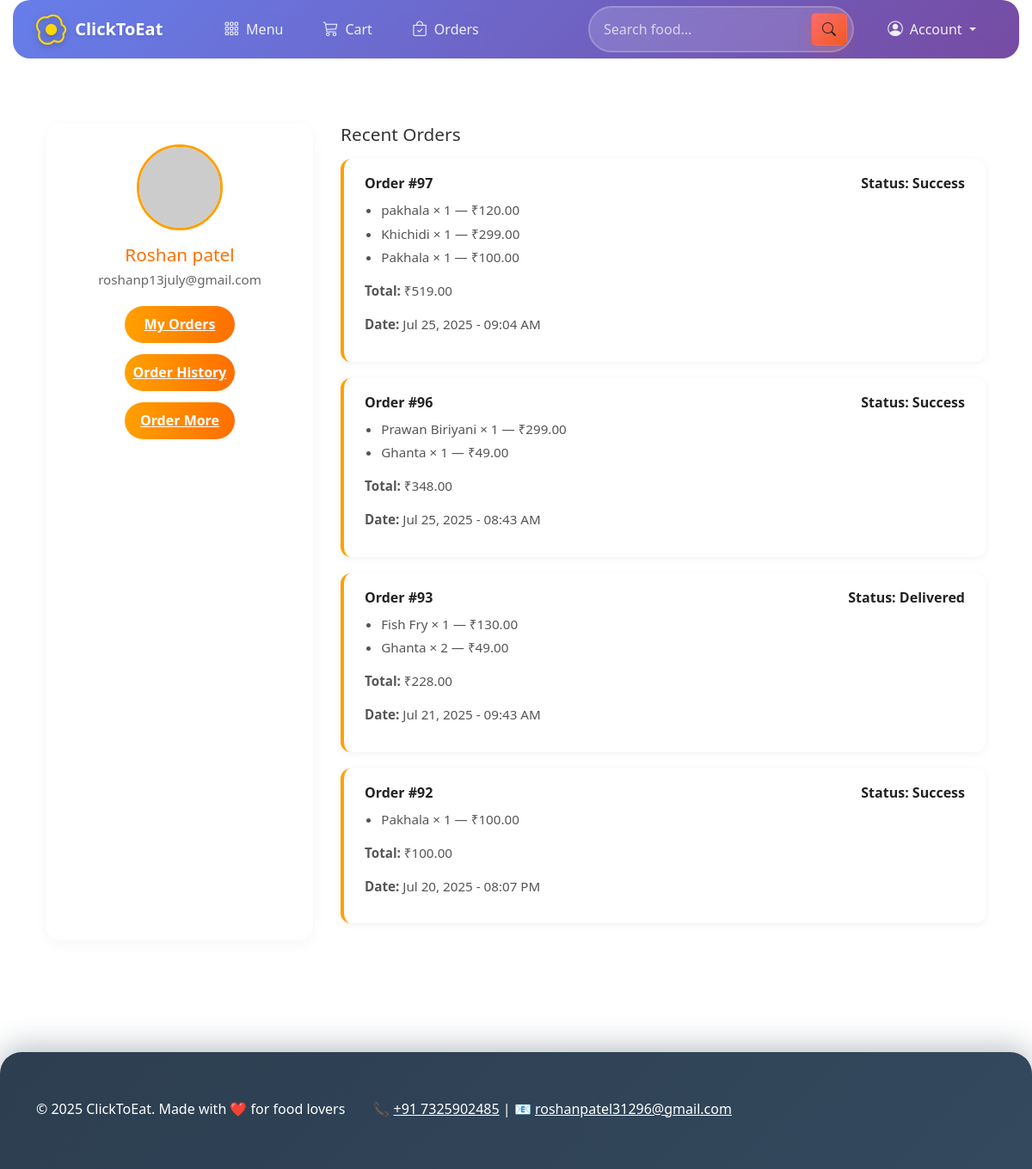
Before: /profile/ (signed in) with the older database file.
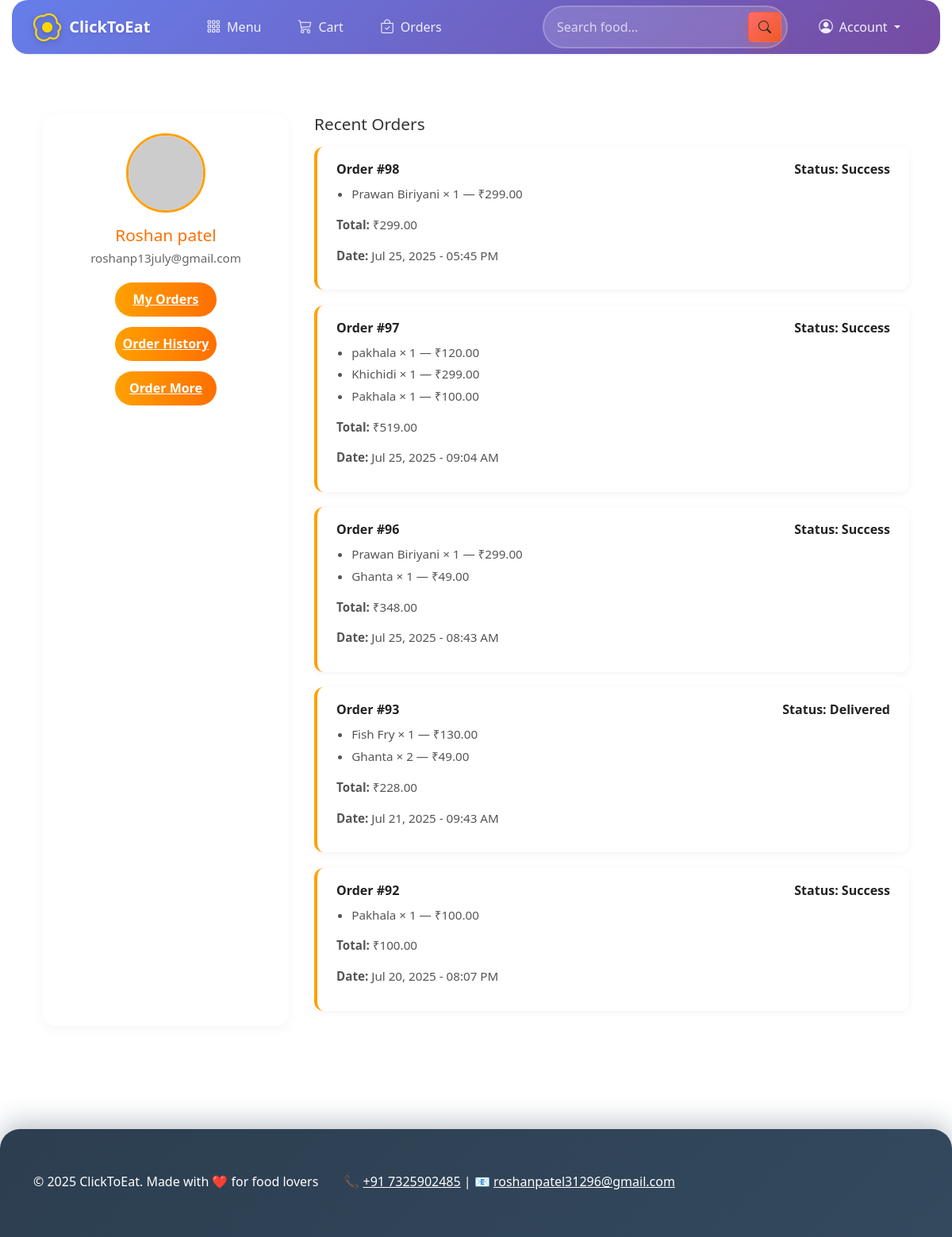
After: the same page with the newer database file.
### foodapp/models.py (models this page shows, shortened)
class Order(models.Model):
    STATUS_CHOICES = [
        ('Pending', 'Pending'),
        ('Processing', 'Processing'),
        ('Delivered', 'Delivered'),
        ('Cancelled', 'Cancelled'),
        ('Success', 'Success'),
    ]
    user = models.ForeignKey(User, on_delete=models.CASCADE)
    address = models.ForeignKey(Address, on_delete=models.SET_NULL, null=True)
    total_price = models.DecimalField(max_digits=10, decimal_places=2)
    name = models.CharField(max_length=100, default='')
    mobile = models.CharField(max_length=15, default='')
    status = models.CharField(max_length=20, choices=STATUS_CHOICES, default='Pending')
    created_at = models.DateTimeField(auto_now_add=True)
    @property
    def total_amount(self):
        return self.total_price

class OrderItem(models.Model):
    order = models.ForeignKey(Order, on_delete=models.CASCADE, related_name='items')
    food_item = models.ForeignKey(FoodItem, on_delete=models.CASCADE)
    quantity = models.PositiveIntegerField()
    price = models.DecimalField(max_digits=8, decimal_places=2)
    name = models.CharField(max_length=100)
    mobile = models.CharField(max_length=15)

class FoodItem(models.Model):
    name = models.CharField(max_length=100)
    description = models.TextField(blank=True)
    price = models.DecimalField(max_digits=8, decimal_places=2)
    image = models.ImageField(upload_to='food_images/', null=True, blank=True)
    category = models.ForeignKey(Category, on_delete=models.CASCADE)

### foodapp/views.py (the view)
# urls.py: path('profile/', views.profile, name='profile'),
@login_required
def profile(request):
    total_orders = Order.objects.filter(user=request.user).count()
    pending_orders = Order.objects.filter(user=request.user, status='Pending').count()
    delivered_orders = Order.objects.filter(user=request.user, status='Delivered').count()
    cancelled_orders = Order.objects.filter(user=request.user, status='Cancelled').count()
    recent_orders = Order.objects.filter(user=request.user).order_by('-created_at')[:5]
    return render(request, 'profile.html', {
        'total_orders': total_orders,
        'pending_orders': pending_orders,
        'delivered_orders': delivered_orders,
        'cancelled_orders': cancelled_orders,
        'orders': recent_orders,
    })

### foodapp/templates/profile.html (shortened to what this page needs)
{% extends 'base.html' %}
{% block content %}
<div class="container">
    <div class="profile-sidebar">
        <img src="https://randomuser.me/api/portraits/men/32.jpg" alt="Profile Image">
        <h3>{{ user.username }}</h3>
        <p>{{ user.email }}</p>
        <div class="btn-group">
            <a href="{% url 'my_orders' %}" class="btn-link">My Orders</a>
            <a href="{% url 'order_history' %}" class="btn-link">Order History</a>
            <a href="{% url 'menu' %}" class="btn-link">Order More</a>
        </div>
    </div>
    <div class="order-section">
        <h4>Recent Orders</h4>
        {% if orders %}
            {% for order in orders %}
            <div class="order-card">
                <div class="order-header">
                    <span>Order #{{ order.id }}</span>
                    <span>Status: {{ order.status }}</span>
                </div>
                <div class="order-items">
                    <ul>
                        {% for item in order.items.all %}
                        <li>{{ item.food_item.name }} × {{ item.quantity }} — ₹{{ item.price }}</li>
                        {% endfor %}
                    </ul>
                    <p><strong>Total:</strong> ₹{{ order.total_amount }}</p>
                    <p><strong>Date:</strong> {{ order.created_at|date:"M d, Y - h:i A" }}</p>
                </div>
            </div>
            {% endfor %}
        {% else %}
            <p style="color: #888;">No recent orders found.</p>
        {% endif %}
    </div>
</div>
{% endblock %}

Changed rows visible on the page:
added Order: id "98", status "Success", total_amount "299.00", created_at "Jul 25, 2025 - 05:45 PM"
added OrderItem: food_item.name "Prawan Biriyani", quantity "1", price "299.00", shown under "98"
